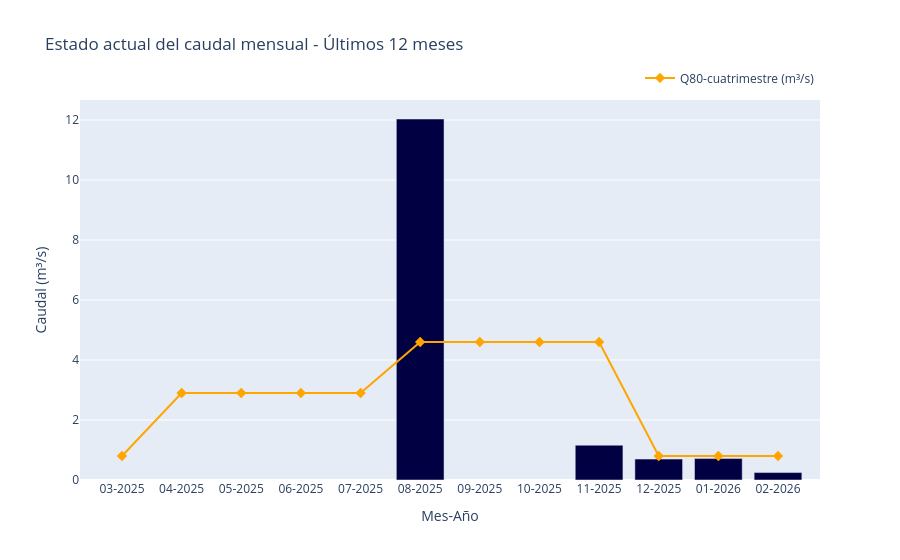

Write notebook code for a chart like this one.
### Code cell
# Using plotly to create a barplot of the last 12 month of monthly discharge data
fig = px.bar(
    DISCHARGE_LAST_12_MONTHS,
    x=DISCHARGE_LAST_12_MONTHS.index.strftime('%m-%Y'),
    y='Discharge',
    labels={'x': 'Mes-Año', 'Discharge': 'Caudal (m³/s)'},
    title='Estado actual del caudal mensual - Últimos 12 meses',
    color_discrete_sequence=['rgb(0,0,66)']
)

# prepare x and month numbers
x = DISCHARGE_LAST_12_MONTHS.index.strftime('%m-%Y')
months_nums = DISCHARGE_LAST_12_MONTHS.index.month

# map month to four-month period column in df_results_fourmonth
def month_to_period(m):
    if m in (4,5,6,7):
        return 'ABR-JUL'
    if m in (8,9,10,11):
        return 'AGO-NOV'
    return 'DIC-MAR'

# build Q80 series from df_results_fourmonth for each month
y_q80_4m = [df_results_fourmonth.loc['Q80 (m³/s)', month_to_period(m)] for m in months_nums]

# add Q80 (from 4-month periods) as line + markers
fig.add_trace(go.Scatter(
    x=x,
    y=y_q80_4m,
    mode='lines+markers',
    name='Q80-cuatrimestre (m³/s)',
    marker=dict(symbol='diamond', size=8),
    line=dict(color='orange', width=2),
    showlegend=True
))

fig.update_layout(barmode='group',
                  legend=dict(orientation='h', yanchor='bottom', y=1.02, xanchor='right', x=1))
fig.show()

### Figure 1 — Plotly figure (JSON) as saved in the notebook; plotly's stock layout.template omitted (floating-point values rounded to 4 significant figures)
{"data": [{"alignmentgroup": "True", "hovertemplate": "Mes-Año=%{x}<br>Caudal (m³/s)=%{y}<extra></extra>", "legendgroup": "", "marker": {"color": "rgb(0,0,66)", "pattern": {"shape": ""}}, "name": "", "offsetgroup": "", "orientation": "v", "showlegend": false, "textposition": "auto", "type": "bar", "x": ["03-2025", "04-2025", "05-2025", "06-2025", "07-2025", "08-2025", "09-2025", "10-2025", "11-2025", "12-2025", "01-2026", "02-2026"], "xaxis": "x", "y": [null, null, null, null, null, 12.03, null, null, 1.161, 0.6975, 0.7138, 0.2478], "yaxis": "y"}, {"line": {"color": "orange", "width": 2}, "marker": {"size": 8, "symbol": "diamond"}, "mode": "lines+markers", "name": "Q80-cuatrimestre (m³/s)", "showlegend": true, "type": "scatter", "x": ["03-2025", "04-2025", "05-2025", "06-2025", "07-2025", "08-2025", "09-2025", "10-2025", "11-2025", "12-2025", "01-2026", "02-2026"], "y": [0.8, 2.9, 2.9, 2.9, 2.9, 4.6, 4.6, 4.6, 4.6, 0.8, 0.8, 0.8]}], "layout": {"barmode": "group", "legend": {"orientation": "h", "tracegroupgap": 0, "x": 1, "xanchor": "right", "y": 1.02, "yanchor": "bottom"}, "title": {"text": "Estado actual del caudal mensual - Últimos 12 meses"}, "xaxis": {"anchor": "y", "domain": [0, 1], "title": {"text": "Mes-Año"}}, "yaxis": {"anchor": "x", "domain": [0, 1], "title": {"text": "Caudal (m³/s)"}}}}
